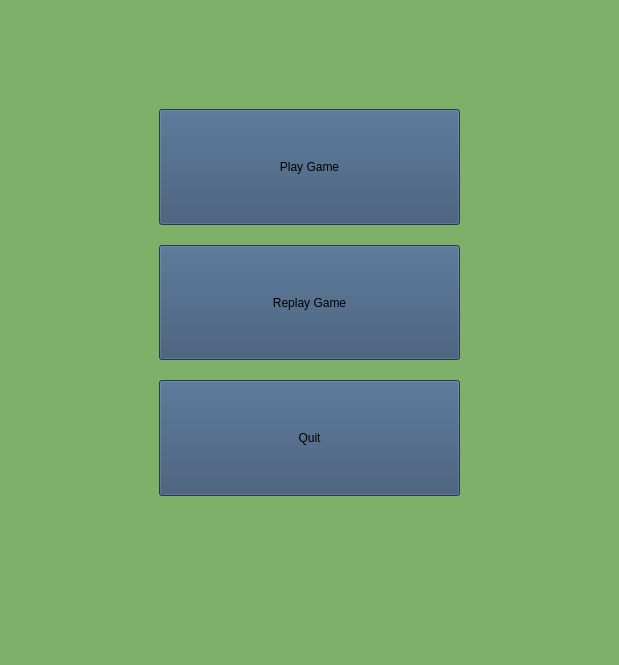
<?xml version="1.0" encoding="UTF-8"?>
<ui version="4.0">
 <class>MainWindow</class>
 <widget class="QMainWindow" name="MainWindow">
  <property name="geometry">
   <rect>
    <x>0</x>
    <y>0</y>
    <width>619</width>
    <height>665</height>
   </rect>
  </property>
  <property name="windowTitle">
   <string>MainWindow</string>
  </property>
  <property name="styleSheet">
   <string notr="true">background: #7FB069;</string>
  </property>
  <widget class="QWidget" name="centralwidget">
   <layout class="QVBoxLayout" name="verticalLayout">
    <property name="sizeConstraint">
     <enum>QLayout::SetMaximumSize</enum>
    </property>
    <item>
     <widget class="QStackedWidget" name="stackedWidget">
      <property name="styleSheet">
       <string notr="true"/>
      </property>
      <widget class="QWidget" name="MainPage">
       <layout class="QVBoxLayout" name="verticalLayout_2">
        <property name="spacing">
         <number>20</number>
        </property>
        <property name="leftMargin">
         <number>150</number>
        </property>
        <property name="topMargin">
         <number>100</number>
        </property>
        <property name="rightMargin">
         <number>150</number>
        </property>
        <property name="bottomMargin">
         <number>160</number>
        </property>
        <item>
         <widget class="QPushButton" name="PlayGameButton">
          <property name="sizePolicy">
           <sizepolicy hsizetype="Minimum" vsizetype="Preferred">
            <horstretch>0</horstretch>
            <verstretch>0</verstretch>
           </sizepolicy>
          </property>
          <property name="styleSheet">
           <string notr="true">background: #355070;</string>
          </property>
          <property name="text">
           <string>Play Game</string>
          </property>
         </widget>
        </item>
        <item>
         <widget class="QPushButton" name="ReplayGameButton">
          <property name="sizePolicy">
           <sizepolicy hsizetype="Minimum" vsizetype="Preferred">
            <horstretch>0</horstretch>
            <verstretch>0</verstretch>
           </sizepolicy>
          </property>
          <property name="styleSheet">
           <string notr="true">background: #355070;</string>
          </property>
          <property name="text">
           <string>Replay Game</string>
          </property>
         </widget>
        </item>
        <item>
         <widget class="QPushButton" name="QuitButton">
          <property name="sizePolicy">
           <sizepolicy hsizetype="Minimum" vsizetype="Preferred">
            <horstretch>0</horstretch>
            <verstretch>0</verstretch>
           </sizepolicy>
          </property>
          <property name="styleSheet">
           <string notr="true">background: #355070;</string>
          </property>
          <property name="text">
           <string>Quit</string>
          </property>
         </widget>
        </item>
       </layout>
      </widget>
     </widget>
    </item>
   </layout>
  </widget>
 </widget>
 <resources/>
 <connections/>
</ui>
